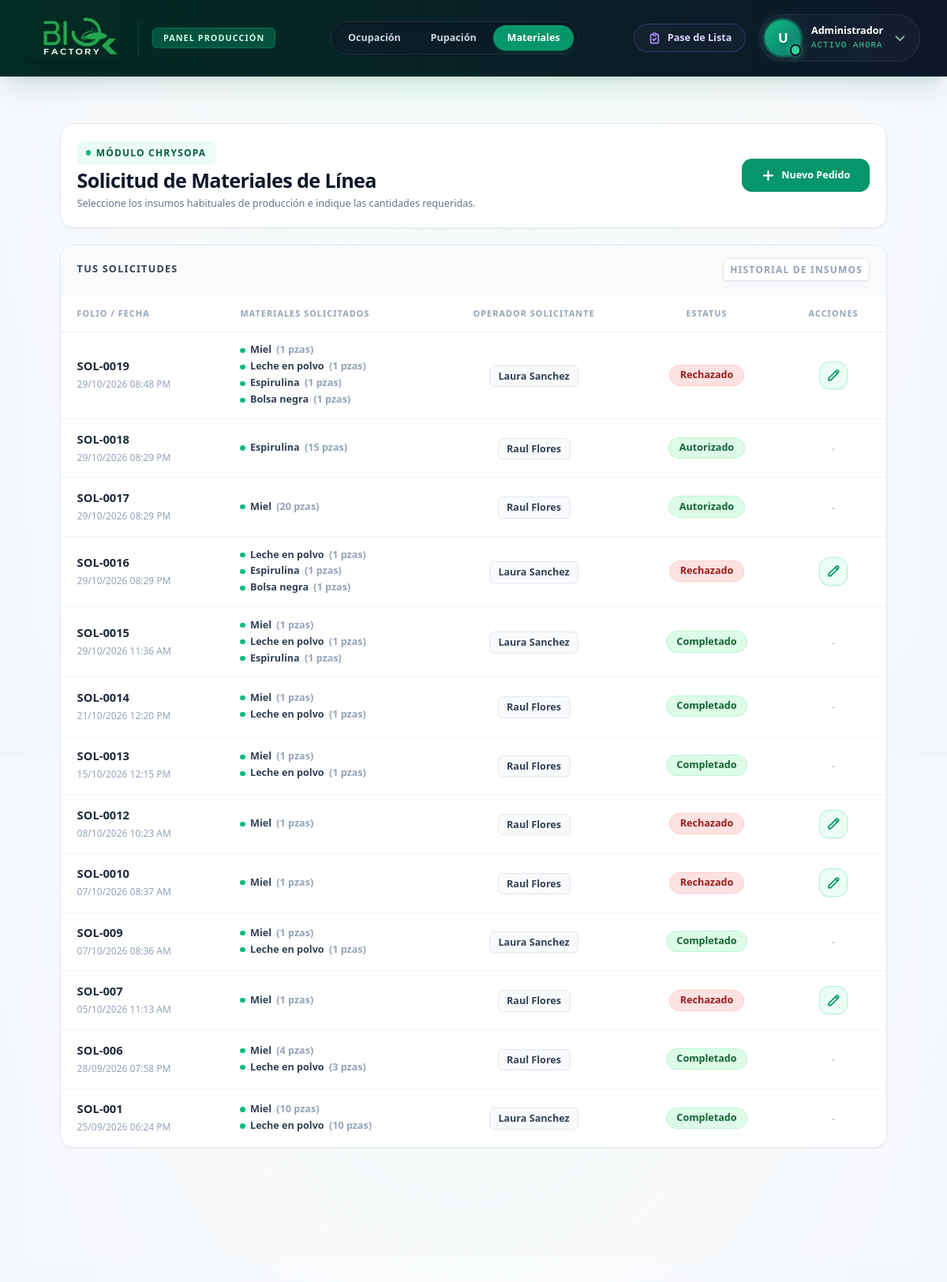
The page /piso/chrysopa/materiales on the database its author committed.
### tables this page shows
CREATE TABLE USUARIOS (
    id_usuario INTEGER PRIMARY KEY AUTOINCREMENT,
    id_area INTEGER,
    nombre_usuario VARCHAR(150) NOT NULL,
    puesto VARCHAR(100),
    nip_firma VARCHAR(50)
, estatus TEXT DEFAULT 'Activo');

CREATE TABLE "SOLICITUDES_MATERIAL" (
    "id_solicitud" INTEGER PRIMARY KEY AUTOINCREMENT,
    "id_area_solicitante" INTEGER,
    "id_operador" INTEGER,
    "fecha_solicitud" DATETIME DEFAULT CURRENT_TIMESTAMP,
    "estatus" TEXT
);

CREATE TABLE MATERIALES (

    id_material INTEGER PRIMARY KEY AUTOINCREMENT,

    id_area INTEGER,

    nombre_material VARCHAR(150) NOT NULL,

    presentacion VARCHAR(100)

);

### routes/prod_chrysopa.py (the view)
@prod_chrysopa_bp.route('/materiales')
def materiales():
    mis_solicitudes = []
    cat_materiales = []
    try:
        conn = get_db_connection()
        cursor = conn.cursor()
        cursor.execute("""
            SELECT SM.id_solicitud, SM.fecha_solicitud, SM.estatus, U.nombre_usuario, M.nombre_material, SD.cantidad_solicitada
            FROM SOLICITUDES_MATERIAL SM
            JOIN USUARIOS U ON SM.id_operador = U.id_usuario
            JOIN SOLICITUDES_DETALLE SD ON SM.id_solicitud = SD.id_solicitud
            JOIN MATERIALES M ON SD.id_material = M.id_material
            JOIN CAT_AREAS A ON SM.id_area_solicitante = A.id_area
            WHERE A.nombre_area LIKE '%Chrysopa%'
            ORDER BY SM.id_solicitud DESC
        """)
        filas = cursor.fetchall()
        solicitudes_dict = {}
        for fila in filas:
            id_sol = fila['id_solicitud']
            if id_sol not in solicitudes_dict:
                fecha_formateada = fila['fecha_solicitud']
                if fecha_formateada:
                    try:
                        dt = datetime.strptime(
                            fecha_formateada, '%Y-%m-%d %H:%M:%S'
                        )
                        fecha_formateada = dt.strftime('%d/%m/%Y %I:%M %p')
                    except ValueError:
                        pass
                solicitudes_dict[id_sol] = {
                    'id_solicitud': id_sol,
                    'fecha_solicitud': fecha_formateada,
                    'estatus': fila['estatus'],
                    'nombre_usuario': fila['nombre_usuario'],
                    'materiales': [],
                }
            solicitudes_dict[id_sol]['materiales'].append({
                'nombre_material': fila['nombre_material'],
                'cantidad': fila['cantidad_solicitada'],
            })
        mis_solicitudes = list(solicitudes_dict.values())
        cursor.execute("""
            SELECT M.id_material, M.nombre_material, M.presentacion
            FROM MATERIALES M
            JOIN CAT_AREAS A ON M.id_area = A.id_area
            WHERE A.nombre_area LIKE '%Chrysopa%'
            ORDER BY M.nombre_material ASC
        """)
        cat_materiales = cursor.fetchall()
        conn.close()
    except Exception as e:
        print('Error al cargar materiales:', e)
    return render_template(
        'produccion/materiales.html',
        origen='chrysopa',
        mis_solicitudes=mis_solicitudes,
        cat_materiales=cat_materiales,
    )

### routes/prod_chrysopa.py (called while the page is built)
def get_db_connection():
    conn = sqlite3.connect('Bd_SIO-AGRO.db', isolation_level=None)
    conn.row_factory = sqlite3.Row
    return conn

### templates/produccion/materiales.html (shortened to what this page needs)
{% extends "produccion/base_produc.html" %}
{% block navbar_menu %}
<div
    class="flex items-center gap-1 p-1 bg-slate-900/40 rounded-full border border-slate-700/50 backdrop-blur-md shadow-inner">
    {% if origen == 'catopar' %}
    <a href="{{ url_for('prod_catopar.pre') }}"
        class="flex items-center gap-1.5 px-3 sm:px-4 py-1.5 rounded-full text-[11px] sm:text-xs font-bold text-slate-300 hover:text-white hover:bg-slate-700/50 transition-all whitespace-nowrap">
        Pre-Parasitismo
    </a>
    <a href="{{ url_for('prod_catopar.post') }}"
        class="flex items-center gap-1.5 px-3 sm:px-4 py-1.5 rounded-full text-[11px] sm:text-xs font-bold text-slate-300 hover:text-white hover:bg-slate-700/50 transition-all whitespace-nowrap">
        Post-Parasitismo
    </a>
    <a href="{{ url_for('prod_catopar.materiales') }}"
        class="flex items-center gap-1.5 px-3 sm:px-4 py-1.5 rounded-full text-[11px] sm:text-xs font-black text-white bg-gradient-to-r from-amber-500 to-amber-600 shadow-md shadow-amber-900/40 border border-amber-400/30 scale-[1.03] transition-all cursor-default whitespace-nowrap">
        Materiales
    </a>
    {% elif origen == 'chrysopa' %}
    <a href="{{ url_for('prod_chrysopa.ocupacion') }}"
        class="flex items-center gap-1.5 px-3 sm:px-4 py-1.5 rounded-full text-[11px] sm:text-xs font-bold text-slate-300 hover:text-white hover:bg-slate-700/50 transition-all whitespace-nowrap">
        Ocupación
    </a>
    <a href="{{ url_for('prod_chrysopa.pupacion') }}"
        class="flex items-center gap-1.5 px-3 sm:px-4 py-1.5 rounded-full text-[11px] sm:text-xs font-bold text-slate-300 hover:text-white hover:bg-slate-700/50 transition-all whitespace-nowrap">
        Pupación
    </a>
    <a href="{{ url_for('prod_chrysopa.materiales') }}"
        class="flex items-center gap-1.5 px-3 sm:px-4 py-1.5 rounded-full text-[11px] sm:text-xs font-bold text-white bg-emerald-600 shadow-md shadow-emerald-900/50 border border-emerald-500/30 transition-all cursor-default whitespace-nowrap">
        Materiales
    </a>
    {% endif %}
</div>
{% endblock %}
{% block content %}
<div class="flex-1 overflow-y-auto px-6 pt-6 pb-10 lg:px-10 bg-slate-50/50">
    <div class="w-full max-w-6xl mx-auto flex flex-col gap-5 pb-16 mb-8">
        <div
            class="bg-white border border-slate-200 p-5 rounded-2xl shadow-sm flex flex-col md:flex-row justify-between items-start md:items-center gap-4">
            <div>
                <div
                    class="inline-flex items-center gap-1.5 px-2.5 py-1 rounded-md {% if origen == 'catopar' %}bg-amber-50 text-amber-800 border-amber-200/60{% else %}bg-emerald-50 text-emerald-800 border-emerald-100/50{% endif %} border text-[10px] font-bold tracking-widest uppercase mb-1">
                    <div
                        class="w-1.5 h-1.5 rounded-full {% if origen == 'catopar' %}bg-amber-500{% else %}bg-emerald-500{% endif %}">
                    </div>
                    {% if origen == 'catopar' %}Módulo Catopar{% else %}Módulo chrysopa {% endif %}
                </div>
                <h1 class="text-2xl font-black text-slate-900 tracking-tight mb-1">Solicitud de Materiales de Línea</h1>
                <p class="text-xs text-slate-500 font-medium">Seleccione los insumos habituales de producción e indique
                    las cantidades requeridas.</p>
            </div>
            <button type="button" onclick="abrirModalNuevo()"
                class="{% if origen == 'catopar' %}bg-slate-800 hover:bg-slate-900{% else %}bg-[#059669] hover:bg-[#047857]{% endif %} text-white text-xs font-bold py-3 px-6 rounded-xl shadow-sm transition-colors flex items-center gap-2 whitespace-nowrap">
                <svg class="w-4 h-4 font-bold" fill="none" stroke="currentColor" viewBox="0 0 24 24">
                    <path stroke-linecap="round" stroke-linejoin="round" stroke-width="3" d="M12 4v16m8-8H4"></path>
                </svg>
                Nuevo Pedido
            </button>
        </div>
        <div
            class="bg-white rounded-2xl shadow-sm border border-slate-200 overflow-hidden flex flex-col flex-1 min-h-[400px]">
            <div class="bg-slate-50 border-b border-slate-100 px-5 py-4 flex justify-between items-center">
                <h2 class="text-xs font-bold text-slate-700 uppercase tracking-widest">Tus Solicitudes</h2>
                <span
                    class="text-[10px] text-slate-400 font-bold uppercase tracking-widest bg-white border border-slate-200 px-2 py-1 rounded-md shadow-sm">Historial
                    de Insumos</span>
            </div>
            <div class="overflow-x-auto overflow-y-auto max-h-[55vh]" id="scrollTable">
                <table class="min-w-full divide-y divide-slate-100 text-sm">
                    <thead class="bg-white text-slate-400 sticky top-0 z-10 shadow-sm">
                        <tr>
                            <th class="px-5 py-3 text-left font-black uppercase tracking-widest text-[9px]">Folio /
                                Fecha</th>
                            <th class="px-5 py-3 text-left font-black uppercase tracking-widest text-[9px]">Materiales
                                Solicitados</th>
                            <th class="px-5 py-3 text-center font-black uppercase tracking-widest text-[9px]">Operador
                                Solicitante</th>
                            <th class="px-5 py-3 text-center font-black uppercase tracking-widest text-[9px]">Estatus
                            </th>
                            <th class="px-5 py-3 text-center font-black uppercase tracking-widest text-[9px]">Acciones
                            </th>
                        </tr>
                    </thead>
                    <tbody class="divide-y divide-slate-100 bg-white">
                        {% for sol in mis_solicitudes %}
                        <tr class="hover:bg-slate-50 transition-colors">
                            <td class="px-5 py-3.5 whitespace-nowrap">
                                <div class="font-bold text-slate-800 text-sm">SOL-00{{ sol.id_solicitud }}</div>
                                <div class="text-[10px] text-slate-400 font-medium mt-0.5">{{ sol.fecha_solicitud }}
                                </div>
                            </td>
                            <td class="px-5 py-3.5 font-medium text-slate-700 space-y-1">
                                {% for mat in sol.materiales %}
                                <div class="text-xs flex items-center gap-1.5"><span
                                        class="w-1.5 h-1.5 rounded-full {% if origen == 'catopar' %}bg-amber-500{% else %}bg-emerald-500{% endif %}"></span><span
                                        class="font-semibold text-slate-700">{{ mat.nombre_material }}</span> <span
                                        class="text-slate-400 font-bold">({{ mat.cantidad }} pzas)</span></div>
                                {% else %}
                                <span class="text-slate-400 italic text-xs">Sin detalles</span>
                                {% endfor %}
                            </td>
                            <td class="px-5 py-3.5 text-center text-slate-700 font-medium whitespace-nowrap">
                                <span
                                    class="text-xs font-bold text-slate-700 bg-slate-50 border border-slate-200 px-2.5 py-1 rounded-md">{{
                                    sol.nombre_usuario }}</span>
                            </td>
                            <td class="px-5 py-3.5 whitespace-nowrap text-center">
                                {% if sol.estatus|upper == 'PENDIENTE' %}
                                <span
                                    class="inline-flex items-center px-3 py-1 rounded-full text-xs font-black bg-[#fef3c7] text-[#92400e] border border-[#fde68a]">{{
                                    sol.estatus }}</span>
                                {% elif sol.estatus|upper == 'AUTORIZADO' or sol.estatus|upper == 'COMPLETADO' %}
                                <span
                                    class="inline-flex items-center px-3 py-1 rounded-full text-xs font-black {% if origen == 'catopar' %}bg-amber-50 text-amber-800 border border-amber-200{% else %}bg-[#dcfce7] text-[#166534] border border-[#bbf7d0]{% endif %}">{{
                                    sol.estatus }}</span>
                                {% elif sol.estatus|upper == 'RECHAZADO' %}
                                <span
                                    class="inline-flex items-center px-3 py-1 rounded-full text-xs font-black bg-[#fee2e2] text-[#991b1b] border border-[#fecaca]">{{
                                    sol.estatus }}</span>
                                {% else %}
                                <span
                                    class="inline-flex items-center px-3 py-1 rounded-full text-xs font-black bg-slate-100 text-slate-600 border border-slate-200">{{
                                    sol.estatus }}</span>
                                {% endif %}
                            </td>
                            <td class="px-5 py-3.5 whitespace-nowrap text-center">
                                {% if sol.estatus|upper == 'RECHAZADO' %}
                                <button type="button" onclick="abrirModalEdicion({{ sol.id_solicitud }})"
                                    class="{% if origen == 'catopar' %}text-amber-600 bg-amber-50 hover:bg-amber-600 border-amber-200{% else %}text-emerald-600 bg-emerald-50 hover:bg-emerald-600 border-emerald-200{% endif %} hover:text-white border hover:border-transparent p-2 rounded-xl transition-all shadow-sm inline-block"
                                    title="Corregir Solicitud">
                                    <svg class="w-4 h-4" fill="none" stroke="currentColor" viewBox="0 0 24 24">
                                        <path stroke-linecap="round" stroke-linejoin="round" stroke-width="2.5"
                                            d="M15.232 5.232l3.536 3.536m-2.036-5.036a2.5 2.5 0 113.536 3.536L6.5 21.036H3v-3.572L16.732 3.732z">
                                        </path>
                                    </svg>
                                </button>
                                {% else %}
                                <span class="text-slate-300 font-bold">-</span>
                                {% endif %}
                            </td>
                        </tr>
                        {% else %}
                        <tr>
                            <td colspan="5" class="px-5 py-8 text-center text-slate-400 text-sm font-medium">No has
                                realizado ninguna solicitud recientemente.</td>
                        </tr>
                        {% endfor %}
                    </tbody>
                </table>
            </div>
        </div>
    </div>
</div>
{% endblock %}

### templates/produccion/base_produc.html (style rules this page uses)
@media (min-width: 1024px) { html { zoom: 120%; } }

### rows shown on the page
USUARIOS: id_solicitud "19", fecha_solicitud "29/10/2026 08:48 PM", nombre_material "Miel", cantidad "1", nombre_material "Leche en polvo", nombre_material "Espirulina", nombre_material "Bolsa negra", nombre_usuario "Laura Sanchez", estatus "Rechazado", id_solicitud "16", fecha_solicitud "29/10/2026 08:29 PM", id_solicitud "15", fecha_solicitud "29/10/2026 11:36 AM", estatus "Completado", id_solicitud "9", fecha_solicitud "07/10/2026 08:36 AM", id_solicitud "1", fecha_solicitud "25/09/2026 06:24 PM", cantidad "10"
USUARIOS: id_solicitud "18", fecha_solicitud "29/10/2026 08:29 PM", nombre_material "Espirulina", cantidad "15", nombre_usuario "Raul Flores", estatus "Autorizado", id_solicitud "17", nombre_material "Miel", cantidad "20", id_solicitud "14", fecha_solicitud "21/10/2026 12:20 PM", cantidad "1", nombre_material "Leche en polvo", estatus "Completado", id_solicitud "13", fecha_solicitud "15/10/2026 12:15 PM", id_solicitud "12", fecha_solicitud "08/10/2026 10:23 AM", estatus "Rechazado", id_solicitud "10", fecha_solicitud "07/10/2026 08:37 AM", id_solicitud "7", fecha_solicitud "05/10/2026 11:13 AM", id_solicitud "6", fecha_solicitud "28/09/2026 07:58 PM", cantidad "4", cantidad "3"

### other values the page prints
{{ session.get('nombre', 'U')[0]|upper if session.get('nombre') else 'U' }} "U"
{{ session.get('nombre', 'Administrador') }} "Administrador"
